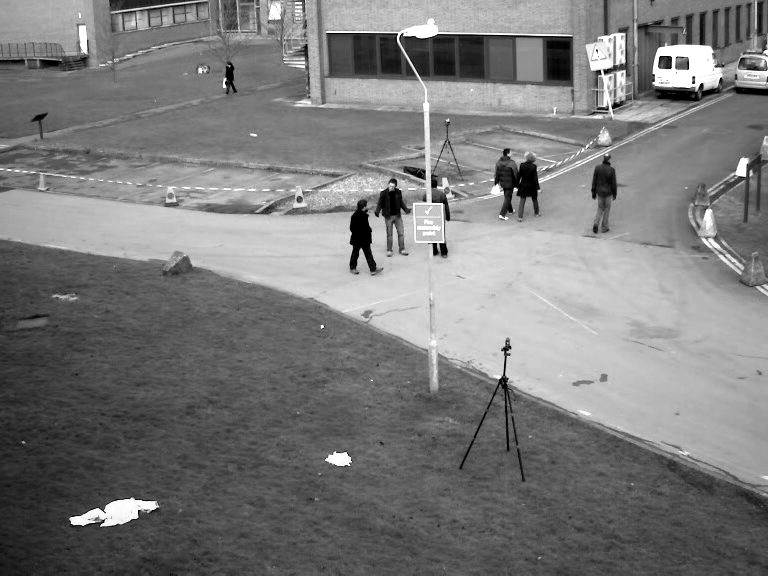
#> input picture data/vtest_0.png, 768 x 576 px; the run also reads 1 picture not shown here
$ jupyter execute lab09_optical_flow.ipynb   (older library calls are emulated)
#> lines starting #> are read from the running program, lines starting #| are printed output that depends on the picture
# Лабораторная работа №9. Optical Flow и least squares

Условие — в [методичке](CSE5382_15_лабораторных_работ_математические_методы_in_CV.md), раздел «Лабораторная работа №9».

**Данные.** `data/vtest_0.png`, `data/vtest_1.png` — два соседних кадра (768×576, 10 кадров/с) из ролика `vtest.avi` в примерах OpenCV: пешеходы на площади, камера неподвижна. Для контролируемого опыта с известным ответом — `data/building.jpg`, сдвинутый на заданную долю пикселя.

## 1. О чём эта работа

### Знакомый пример

Оптическая мышь. В её дне — крошечная камера, которая тысячи раз в секунду снимает поверхность стола. Сравнивая соседние кадры, мышь определяет, на сколько и куда сдвинулась картинка, и двигает курсор. Стабилизация видео в телефоне и «трекинг» объекта в видеоредакторе работают на том же принципе.

### Основная идея

Есть два кадра, снятые один за другим. Для выбранной точки хотим узнать, куда она сместилась: вектор $(u,v)$ в пикселях. Предположим, что **точка не меняет яркость**, а только переезжает. Тогда изменение яркости в данном пикселе между кадрами целиком объясняется тем, что «на это место приехал сосед». Насколько сосед отличается, говорит градиент (лабораторная 4). Получается уравнение, связывающее сдвиг, градиент и изменение яркости во времени.

Беда в том, что уравнение одно, а неизвестных два. Выход (Лукас и Канаде): считать, что все пиксели маленького окна вокруг точки движутся одинаково. Тогда уравнений столько, сколько пикселей в окне, — больше, чем неизвестных, — и систему решают методом наименьших квадратов.

### Понятия

- **Optical flow** — поле векторов $(u,v)$: смещение каждой точки изображения между кадрами.
- **Brightness constancy** — предположение о постоянстве яркости движущейся точки.
- **Ряд Тейлора первого порядка** — приближение функции вблизи точки касательной: $f(x+h)\approx f(x)+f'(x)h$. Чем меньше $h$, тем точнее. Для функции нескольких переменных добавляются слагаемые с частными производными по каждой.
- **$I_t$** — производная яркости по времени: разность второго и первого кадров в одном и том же пикселе.
- **Переопределённая система** — уравнений больше, чем неизвестных; точного решения обычно нет.
- **Least squares** (наименьшие квадраты) — выбрать решение, при котором сумма квадратов невязок минимальна. Этот приём уже встречался в лабораторной 7 (оценка $f_x$).
- **Normal equations** — уравнения, которым удовлетворяет решение наименьших квадратов: $A^TA\,x=A^Tb$.
- **Число обусловленности** (condition number) — во сколько раз относительная ошибка в данных может усилиться в ответе. Для матрицы $A$ это отношение наибольшего сингулярного числа к наименьшему: $\kappa=\sigma_{max}/\sigma_{min}$. Около 1 — задача устойчива; тысячи — ответ ненадёжен.
- **Aperture problem** (проблема апертуры). Посмотрите на движущуюся длинную прямую линию через маленькое отверстие: видно только движение поперёк линии, а скользит ли она ещё и вдоль себя — узнать нельзя.

### Формулы

$$I(x+u,\,y+v,\,t+1)\approx I+I_xu+I_yv+I_t\qquad\Rightarrow\qquad I_xu+I_yv+I_t=0$$

Для окна из $n$ пикселей: $A\,[u,v]^T=b$, где в строке $i$ матрицы $A$ стоят $(I_x,I_y)$ пикселя $i$, а $b_i=-I_t$.

$$\hat v=(A^TA)^{-1}A^Tb$$

Обратите внимание: $A^TA=\begin{bmatrix}\sum I_x^2&\sum I_xI_y\\\sum I_xI_y&\sum I_y^2\end{bmatrix}$ — это structure tensor $M$ из лабораторной 5. Там его собственные значения отличали угол от границы; здесь они же определяют, можно ли найти движение.

[cell 1]
import cv2
import numpy as np
import matplotlib.pyplot as plt

np.set_printoptions(precision=4, suppress=True)
plt.rcParams.update({"figure.dpi": 80, "image.cmap": "gray"})

FRAME_1, FRAME_2 = "data/vtest_0.png", "data/vtest_1.png"
HALF = 7                  # окно (2·HALF+1)² = 15×15
BLUR_SIGMA = 1.0          # сглаживание перед дифференцированием
rng = np.random.default_rng(0)

## 2. Вопрос 1 — вывод уравнения optical flow

> Выведите $I_xu+I_yv+I_t=0$ из brightness constancy с помощью Taylor expansion первого порядка.

**Шаг 1. Предположение.** Точка, находившаяся в момент $t$ в $(x,y)$, в момент $t+1$ оказалась в $(x+u,y+v)$ и сохранила яркость:

$$I(x+u,\,y+v,\,t+1)=I(x,y,t)$$

**Шаг 2. Разложение.** $I$ — функция трёх переменных $(x,y,t)$. Все три изменились: на $u$, $v$ и 1. Тейлор первого порядка — старое значение плюс «производная × приращение» по каждой переменной:

$$I(x+u,\,y+v,\,t+1)\approx I(x,y,t)+I_x\cdot u+I_y\cdot v+I_t\cdot1$$

**Шаг 3. Подстановка.** Левая часть по шагу 1 равна $I(x,y,t)$:

$$I(x,y,t)\approx I(x,y,t)+I_xu+I_yv+I_t$$

**Шаг 4.** $I(x,y,t)$ сокращается:

$$I_xu+I_yv+I_t=0$$

**Смысл.** Перепишем как $I_t=-(I_xu+I_yv)$: яркость в пикселе изменилась потому, что картинка «проехала» по нему на $(u,v)$, а яркость вдоль направления движения менялась со скоростью, заданной градиентом.

**Два предположения, которые были сделаны:** яркость точки постоянна (шаг 1) и смещение мало (шаг 2 — иначе касательная плохо приближает функцию). Нарушение любого из них — источник ошибок; см. раздел 5.

**Почему одного уравнения мало.** Это уравнение прямой на плоскости $(u,v)$. Ему удовлетворяет бесконечно много сдвигов. Однозначно находится только составляющая вдоль градиента: $-I_t/|\nabla I|$. Это и есть проблема апертуры.

[cell 2]
# численная проверка на гладкой функции: сдвигаем «изображение» на (u, v) и сравниваем обе части уравнения
def scene(x, y):
    return 100 + 40 * np.sin(0.05 * x) * np.cos(0.04 * y) + 0.3 * x

xs, ys = np.meshgrid(np.arange(100.0), np.arange(100.0))
u_true, v_true = 0.3, -0.2
I1 = scene(xs, ys)
I2 = scene(xs - u_true, ys - v_true)             # картинка сдвинулась на (u, v)
Ix = (I1[:, 2:] - I1[:, :-2])[1:-1] / 2
Iy = (I1[2:, :] - I1[:-2, :])[:, 1:-1] / 2
It = (I2 - I1)[1:-1, 1:-1]
resid = Ix * u_true + Iy * v_true + It
print(f"типичная величина |I_t|: {np.abs(It).mean():.4f}")
print(f"остаток |I_x u + I_y v + I_t| : {np.abs(resid).mean():.5f} — на порядки меньше")
for scale in (1, 5, 20):
    I2s = scene(xs - scale * u_true, ys - scale * v_true)
    r = Ix * scale * u_true + Iy * scale * v_true + (I2s - I1)[1:-1, 1:-1]
    print(f"  сдвиг ×{scale:2d} ({scale * u_true:.1f}, {scale * v_true:.1f}) px: относительный остаток = {np.abs(r).mean() / np.abs((I2s - I1)[1:-1, 1:-1]).mean():.3f}")

**Итог вопроса 1:** $I_xu+I_yv+I_t=0$. Проверка показывает и границу применимости: при сдвиге в доли пикселя уравнение выполняется почти точно, при сдвиге в несколько пикселей линейное приближение разваливается.

## 3. Вопрос 2 — least squares и обусловленность

> Для `A=[[1,0],[0,1],[1,1]]`, `b=[1,2,2]^T` решите least squares. Объясните связь большого condition number $A^TA$ с aperture problem.

Система из трёх уравнений с двумя неизвестными:

$$u=1,\qquad v=2,\qquad u+v=2$$

Первые два дают $u+v=3$, третье требует 2 — противоречие. Ищем компромисс.

**Шаг 1.** $A^TA$: столбцы $A$ — $a_1=(1,0,1)$, $a_2=(0,1,1)$. Скалярные произведения: $a_1\cdot a_1=2$, $a_1\cdot a_2=1$, $a_2\cdot a_2=2$.

$$A^TA=\begin{bmatrix}2&1\\1&2\end{bmatrix}$$

**Шаг 2.** $A^Tb=(a_1\cdot b,\ a_2\cdot b)=(1+0+2,\ 0+2+2)=(3,4)$.

**Шаг 3.** Обратная матрица 2×2: $\begin{bmatrix}a&b\\c&d\end{bmatrix}^{-1}=\frac{1}{ad-bc}\begin{bmatrix}d&-b\\-c&a\end{bmatrix}$. Определитель $=4-1=3$:

$$(A^TA)^{-1}=\frac13\begin{bmatrix}2&-1\\-1&2\end{bmatrix}$$

**Шаг 4.**

$$\begin{bmatrix}u\\v\end{bmatrix}=\frac13\begin{bmatrix}2\cdot3-1\cdot4\\-1\cdot3+2\cdot4\end{bmatrix}=\frac13\begin{bmatrix}2\\5\end{bmatrix}=\begin{bmatrix}0.667\\1.667\end{bmatrix}$$

**Проверка.** Невязки $Ax-b$: $(0.667-1,\ 1.667-2,\ 2.333-2)=(-\tfrac13,-\tfrac13,+\tfrac13)$. Противоречие в единицу распределилось поровну между тремя уравнениями.

### Condition number и aperture problem

Собственные значения $A^TA$: $\lambda^2-4\lambda+3=0\Rightarrow\lambda=3$ и $\lambda=1$. Число обусловленности $A^TA$ равно $3/1=3$ — задача хорошо обусловлена.

Для optical flow $A^TA$ — structure tensor окна, а его собственные значения — «сколько градиента» в окне вдоль двух главных направлений.

- **Угол:** оба $\lambda$ большие, $\kappa$ мало. Градиенты в окне смотрят в разные стороны, уравнения ограничивают $(u,v)$ с двух сторон — решение устойчиво.
- **Прямая граница:** все градиенты параллельны, $\lambda_2\approx0$, $\kappa$ огромно. Все уравнения говорят одно и то же — «составляющая сдвига поперёк границы равна такой-то». О сдвиге вдоль границы уравнения молчат. $(A^TA)^{-1}$ содержит множитель $1/\lambda_2$, поэтому шум в данных усиливается в $1/\lambda_2$ раз именно в этом направлении.
- **Ровная область:** оба $\lambda\approx0$, градиентов нет, движение не определяется вовсе.

Большое число обусловленности — математическая запись проблемы апертуры: одна составляющая движения наблюдается плохо, и её оценка определяется шумом.

[cell 3]
A = np.array([[1.0, 0], [0, 1], [1, 1]]); b = np.array([1.0, 2, 2])
AtA, Atb = A.T @ A, A.T @ b
x_ne = np.linalg.inv(AtA) @ Atb
x_ls, res, rank, sv = np.linalg.lstsq(A, b, rcond=None)
print("AᵀA =\n", AtA, "\nAᵀb =", Atb)
print("через нормальные уравнения:", x_ne, " через lstsq:", x_ls)
print("невязки Ax − b:", A @ x_ls - b)
print("собственные значения AᵀA:", np.linalg.eigvalsh(AtA), " сингулярные числа A:", sv)
print(f"cond(A) = {sv[0] / sv[-1]:.4f}, cond(AᵀA) = {np.linalg.cond(AtA):.4f} = cond(A)²")

print("\nвсе градиенты почти параллельны (прямая граница):")
A_edge = np.array([[1.0, 1.0], [2.0, 2.001], [3.0, 3.0]])
b_edge = A_edge @ np.array([0.5, 0.5])                         # истинный сдвиг (0.5, 0.5)
print("  cond(A) =", round(np.linalg.cond(A_edge), 1))
print("  без шума:", np.linalg.lstsq(A_edge, b_edge, rcond=None)[0])
print("  шум 0.001 в b:", np.linalg.lstsq(A_edge, b_edge + np.array([0.001, -0.001, 0.001]), rcond=None)[0])

**Итог вопроса 2:** $(u,v)=(2/3,\ 5/3)\approx(0.667,\ 1.667)$.

Последний пример: при почти параллельных градиентах шум в третьем знаке правой части меняет ответ на единицы. При этом сумма $u+v$ (составляющая вдоль градиента) остаётся близкой к 1 — наблюдаемая часть движения устойчива, ненаблюдаемая — нет.

## 4. Задание 3 — код и эксперимент

### Шаги 1–3. Кадры, точки Shi–Tomasi, Lucas–Kanade из OpenCV

`calcOpticalFlowPyrLK` — пирамидальный LK: сначала оценивает движение на уменьшенных копиях кадра (там большие сдвиги становятся малыми), потом уточняет на исходном. Чтобы отобрать надёжно отслеженные точки, делаем проверку «туда-обратно»: трекаем точку с кадра 1 на кадр 2, потом обратно; у хорошей точки возврат попадает в исходное место.

[cell 4]
f1 = cv2.imread(FRAME_1, cv2.IMREAD_GRAYSCALE)
#> f1 is the input picture: shape (576, 768); min 0, max 255, mean 122.6
f2 = cv2.imread(FRAME_2, cv2.IMREAD_GRAYSCALE)
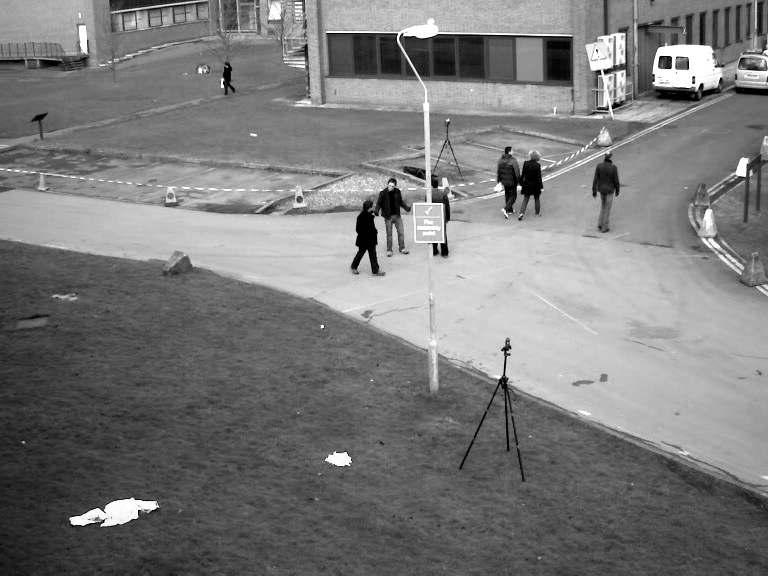
#> input picture data/vtest_1.png, 768 x 576 px
#> f2 is the input picture: shape (576, 768); min 0, max 255, mean 122.6
assert f1 is not None and f2 is not None
print("кадры:", f1.shape)
#| кадры: (576, 768)

p0 = cv2.goodFeaturesToTrack(f1, maxCorners=300, qualityLevel=0.01, minDistance=7, blockSize=7)
#> p0 = 300 rows, first 8: [434, 245], [604, 71], [669, 58], [661, 58], [669, 66], [394, 35], [692, 84], [606, 107]
lk_params = dict(winSize=(2 * HALF + 1, 2 * HALF + 1), maxLevel=2, criteria=(cv2.TERM_CRITERIA_EPS | cv2.TERM_CRITERIA_COUNT, 30, 0.01))
p1, st, _ = cv2.calcOpticalFlowPyrLK(f1, f2, p0, None, **lk_params)
#> p1 = 300 rows, first 8: [434.4, 245], [604, 71], [669, 58], [661, 58], [669, 66], [394, 35], [692, 84], [606, 107]; st = 300 values from 1 to 1
p0b, stb, _ = cv2.calcOpticalFlowPyrLK(f2, f1, p1, None, **lk_params)
#> p0b has the same summary as p0; stb = 300 values from 1 to 1

pts = p0.reshape(-1, 2); flow_cv = (p1 - p0).reshape(-1, 2)
#> after `pts = p0.reshape(-1, 2)`: pts = 300 pairs, first value 22 to 766, second value 1 to 557
#> after `flow_cv = (p1 - p0).reshape(-1, 2)`: flow_cv = 300 pairs, first value -2.32 to 6.22, second value -3.65 to 2.08
fb_err = np.linalg.norm(p0b.reshape(-1, 2) - pts, axis=1)
#> fb_err = 300 values, max 6.75 at index 50, min 0 at index 4, mean 0.116
ok = (st.ravel() == 1) & (stb.ravel() == 1) & (fb_err < 0.3)
speed = np.linalg.norm(flow_cv, axis=1)
#> speed = 300 values, max 6.22 at index 177, min 0.000143 at index 17, mean 0.577
moving = ok & (speed > 0.4)
print(f"точек: {len(pts)}, прошли проверку туда-обратно: {ok.sum()}, из них движутся (>0.4 px): {moving.sum()}")
#| точек: 300, прошли проверку туда-обратно: 286, из них движутся (>0.4 px): 50
print(f"смещение движущихся точек: медиана {np.median(speed[moving]):.2f} px, максимум {speed[moving].max():.2f} px")
#| смещение движущихся точек: медиана 2.28 px, максимум 6.22 px

plt.figure(figsize=(9, 6.5))
plt.imshow(f1)
plt.quiver(pts[moving, 0], pts[moving, 1], flow_cv[moving, 0], flow_cv[moving, 1], color="yellow", angles="xy", scale_units="xy", scale=0.12, width=0.003)
plt.scatter(pts[ok & ~moving, 0], pts[ok & ~moving, 1], s=6, c="cyan")
plt.title("LK OpenCV: жёлтые стрелки — движущиеся точки (×8), голубые — неподвижный фон"); plt.axis("off"); plt.show()
#> after `plt.title('LK OpenCV: жёлтые стрелки — движущиеся точки (×8), голубые `:
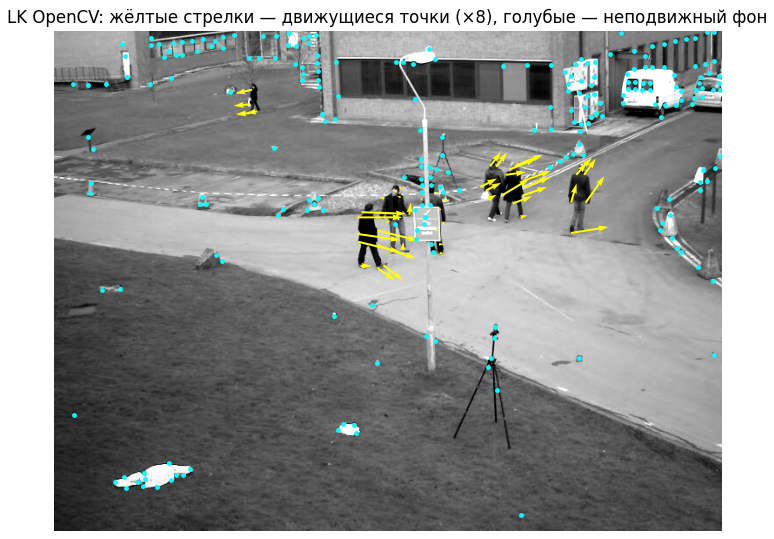
#> figure drawn by matplotlib, 1 panel

### Шаги 4–8. Одна точка: собираем A и b, решаем lstsq, сравниваем с OpenCV

Для окна 15×15 вокруг точки:

- $I_x,I_y$ — производные первого кадра (Собель, делённый на 8, — та же центральная разность со сглаживанием, см. лабораторную 4);
- $I_t=I_2-I_1$;
- каждая из 225 строк матрицы $A$ — $(I_x,I_y)$ одного пикселя, $b=-I_t$.

Перед дифференцированием кадры слегка сглаживаются (σ=1): производная усиливает шум.

Решаем `np.linalg.lstsq` — он использует SVD и не вычисляет $(A^TA)^{-1}$ (почему это важно — вопрос 3 на защите).

**Итерации.** Уравнение выведено для малого сдвига. Если точка сдвинулась на пиксель и больше, один шаг даёт заниженную оценку. Стандартное лечение (его делает и OpenCV): найти сдвиг, взять окно второго кадра со смещением на найденную величину, снова посчитать $I_t$ и найти поправку; повторять, пока поправка не станет малой.

[cell 5]
def prep(img):
    return cv2.GaussianBlur(img.astype(np.float32), (0, 0), BLUR_SIGMA)

def build_system(I1, I2, x, y, half=HALF, shift=(0.0, 0.0)):
    """A = [Ix, Iy], b = −It для окна вокруг (x, y); окно второго кадра смещено на shift."""
    size = (2 * half + 1, 2 * half + 1)
    Ix = cv2.Sobel(I1, cv2.CV_32F, 1, 0, ksize=3) / 8.0
    Iy = cv2.Sobel(I1, cv2.CV_32F, 0, 1, ksize=3) / 8.0
    w1 = cv2.getRectSubPix(I1, size, (float(x), float(y)))
    w2 = cv2.getRectSubPix(I2, size, (float(x + shift[0]), float(y + shift[1])))
    Ix_window = cv2.getRectSubPix(Ix, size, (float(x), float(y)))
    Iy_window = cv2.getRectSubPix(Iy, size, (float(x), float(y)))
    It_window = w2 - w1
    A = np.column_stack([Ix_window.ravel(), Iy_window.ravel()]).astype(np.float64)
    b = -It_window.ravel().astype(np.float64)
    return A, b

def lk_one_step(I1, I2, x, y):
    A, b = build_system(I1, I2, x, y)
    flow, residuals, rank, s = np.linalg.lstsq(A, b, rcond=None)
    cond = s[0] / s[-1] if s[-1] > 1e-12 else np.inf
    return flow, cond, s

def lk_iterative(I1, I2, x, y, iters=20, tol=1e-3):
    flow = np.zeros(2)
    for k in range(iters):
        A, b = build_system(I1, I2, x, y, shift=flow)
        delta = np.linalg.lstsq(A, b, rcond=None)[0]
        flow = flow + delta
        if np.linalg.norm(delta) < tol:
            break
    return flow, k + 1

g1, g2 = prep(f1), prep(f2)

# устойчиво отслеживаемая движущаяся точка: лучший «угол» среди движущихся
quality = cv2.cornerMinEigenVal(f1, blockSize=2 * HALF + 1)
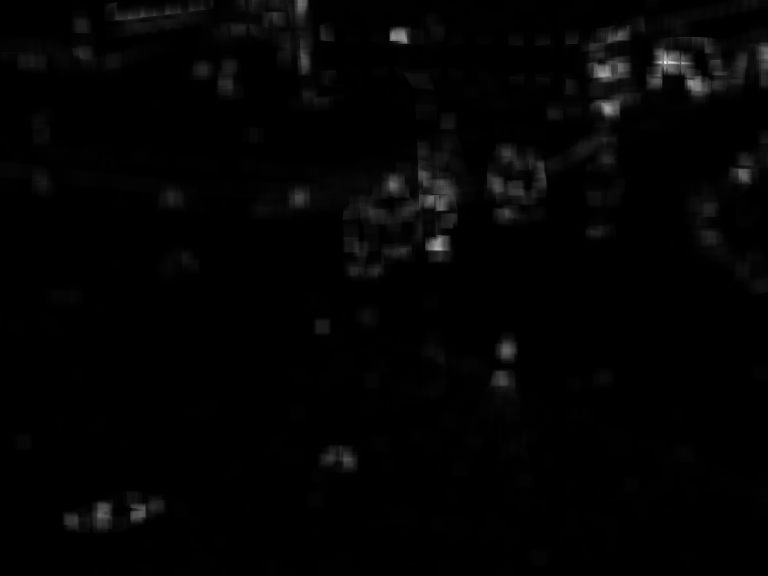
#> quality: shape (576, 768) float32; min -6.51e-19, max 0.134, mean 0.00201; drawn with min black and max white
cand = np.nonzero(moving)[0]
#> cand = 50 values from 8 to 296
best = cand[np.argmax([quality[int(pts[i, 1]), int(pts[i, 0])] for i in cand])]
#> best = 29
x0, y0 = pts[best]
#> x0 = 394; y0 = 185

A, b = build_system(g1, g2, x0, y0)
#> in build_system, `Ix = cv2.Sobel(I1, cv2.CV_32F, 1, 0, ksize=3) / 8.0`:
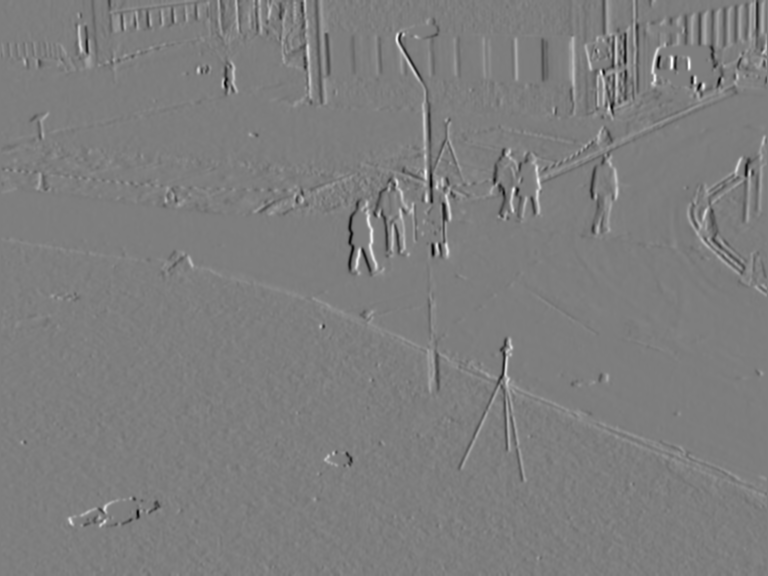
#> Ix: shape (576, 768) float32; min -72.5, max 74.13, mean 0.1; drawn with min black and max white
#> in build_system, `A = np.column_stack([Ix_window.ravel(), Iy_window.ravel()]).astype(np...`: A = 225 pairs, first value -39.66 to 52.61, second value -47.77 to 49.87
#> (the rest of the program and of its run is left out)
